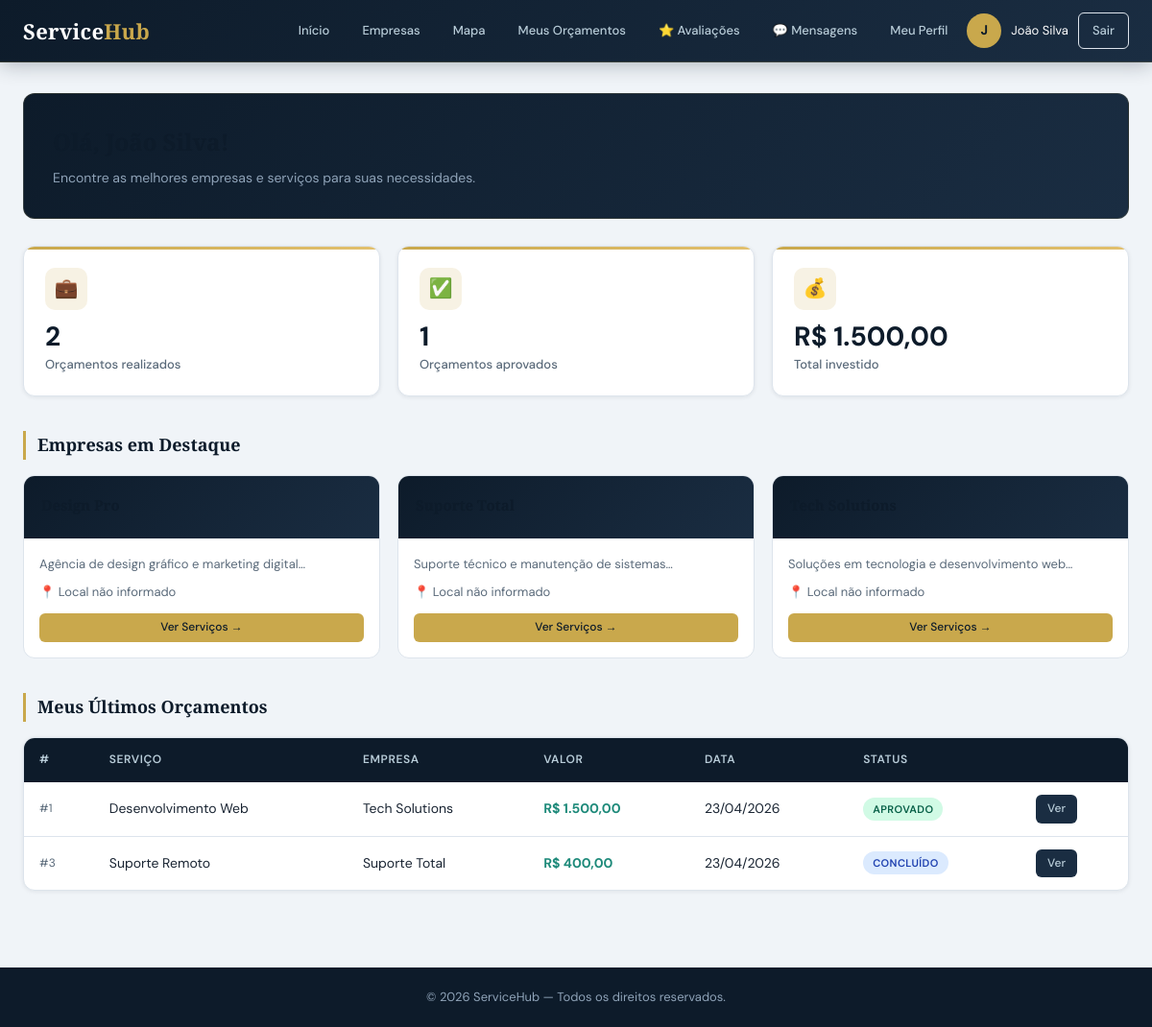
The app's page /dashboard_cliente.php (signed in) with its own data.
### tables this page shows
CREATE TABLE empresas (
    id INT AUTO_INCREMENT PRIMARY KEY,
    nome_empresa VARCHAR(100) NOT NULL,
    email VARCHAR(100) NOT NULL UNIQUE,
    senha VARCHAR(255) NOT NULL,
    cnpj VARCHAR(20) UNIQUE,
    telefone VARCHAR(20),
    endereco TEXT,
    descricao TEXT,
    logo VARCHAR(255),
    site VARCHAR(100),
    status TINYINT DEFAULT 1 COMMENT '1=Ativa, 0=Inativa',
    created_at TIMESTAMP DEFAULT CURRENT_TIMESTAMP,
    updated_at TIMESTAMP DEFAULT CURRENT_TIMESTAMP ON UPDATE CURRENT_TIMESTAMP
);

CREATE TABLE orcamentos (
    id INT AUTO_INCREMENT PRIMARY KEY,
    cliente_id INT NOT NULL,
    servico_id INT,
    empresa_id INT,
    quantidade INT DEFAULT 1,
    valor_total DECIMAL(10,2) NOT NULL DEFAULT 0,
    status ENUM('pendente','aprovado','rejeitado','concluido','expirado') DEFAULT 'pendente',
    observacoes TEXT,
    data_orcamento DATE NOT NULL,
    data_validade DATE,
    created_at TIMESTAMP DEFAULT CURRENT_TIMESTAMP,
    updated_at TIMESTAMP DEFAULT CURRENT_TIMESTAMP ON UPDATE CURRENT_TIMESTAMP,
    FOREIGN KEY (cliente_id) REFERENCES clientes(id) ON DELETE CASCADE,
    FOREIGN KEY (servico_id) REFERENCES servicos(id) ON DELETE SET NULL,
    FOREIGN KEY (empresa_id) REFERENCES empresas(id) ON DELETE SET NULL
);

CREATE TABLE servicos (
    id INT AUTO_INCREMENT PRIMARY KEY,
    empresa_id INT,
    nome VARCHAR(100) NOT NULL,
    descricao TEXT,
    valor DECIMAL(10,2) NOT NULL,
    duracao_estimada INT COMMENT 'Duração em horas',
    categoria VARCHAR(50),
    status TINYINT DEFAULT 1 COMMENT '1=Ativo, 0=Inativo',
    created_at TIMESTAMP DEFAULT CURRENT_TIMESTAMP,
    updated_at TIMESTAMP DEFAULT CURRENT_TIMESTAMP ON UPDATE CURRENT_TIMESTAMP,
    FOREIGN KEY (empresa_id) REFERENCES empresas(id) ON DELETE CASCADE
);

### dashboard_cliente.php (the view, shortened to what this page needs)
<?php
require_once 'includes/config.php';
require_once 'includes/functions.php';
$cid = $_SESSION['cliente_id'];
$empresas     = $pdo->query("SELECT * FROM empresas WHERE status=1 ORDER BY nome_empresa")->fetchAll();
$orcamentosStmt=$pdo->prepare("SELECT o.*,s.nome AS svc,e.nome_empresa AS emp FROM orcamentos o LEFT JOIN servicos s ON s.id=o.servico_id LEFT JOIN empresas e ON e.id=o.empresa_id WHERE o.cliente_id=? ORDER BY o.created_at DESC LIMIT 10");
$orcamentosStmt->execute([$cid]); $orcList=$orcamentosStmt->fetchAll();
$r=$pdo->prepare("SELECT COUNT(*) FROM orcamentos WHERE cliente_id=?"); $r->execute([$cid]); $totalOrc=$r->fetchColumn();
$r=$pdo->prepare("SELECT COUNT(*) FROM orcamentos WHERE cliente_id=? AND status='aprovado'"); $r->execute([$cid]); $totalAprov=$r->fetchColumn();
$r=$pdo->prepare("SELECT SUM(valor_total) FROM orcamentos WHERE cliente_id=? AND status='aprovado'"); $r->execute([$cid]); $gasto=$r->fetchColumn();
?>
<!DOCTYPE html>
<html lang="pt-BR">
<head>
  <link rel="stylesheet" href="css/estilo.css">
</head>
<body>
<nav class="dash-nav">
  <div class="inner">
    <div class="logo"><h1>Service<span class="logo-span">Hub</span></h1></div>
    <div class="nav-items">
      <a href="dashboard_cliente.php">Início</a>
      <a href="clientes/empresas.php">Empresas</a>
      <a href="clientes/mapa.php"><i class="fas fa-map-marked-alt"></i> Mapa</a>
      <a href="orcamentos/index.php?cliente=<?=$cid?>">Meus Orçamentos</a>
      <a href="avaliacoes/index.php">⭐ Avaliações</a>
      <a href="chat/index.php" id="navChat">💬 Mensagens</a>
      <a href="clientes/perfil.php">Meu Perfil</a>
      <div class="user-chip">
        <div class="avatar"><?= strtoupper(substr($_SESSION['cliente_nome'],0,1)) ?></div>
        <span style="color:#fff;font-size:13px;"><?= htmlspecialchars($_SESSION['cliente_nome']) ?></span>
        <a href="logout.php" class="btn btn-sm btn-ghost" style="color:var(--slate-lt);">Sair</a>
      </div>
    </div>
  </div>
</nav>
<div class="container">
  <div class="welcome-banner">
    <h1>Olá, <?= htmlspecialchars($_SESSION['cliente_nome']) ?>!</h1>
    <p>Encontre as melhores empresas e serviços para suas necessidades.</p>
  </div>
  <div class="stats-grid" style="margin-bottom:36px;">
    <div class="stat-card">
      <div class="stat-icon">💼</div>
      <div class="stat-number"><?=$totalOrc?></div>
      <div class="stat-label">Orçamentos realizados</div>
    </div>
    <div class="stat-card">
      <div class="stat-icon">✅</div>
      <div class="stat-number"><?=$totalAprov?></div>
      <div class="stat-label">Orçamentos aprovados</div>
    </div>
    <div class="stat-card">
      <div class="stat-icon">💰</div>
      <div class="stat-number"><?= formatMoney($gasto) ?></div>
      <div class="stat-label">Total investido</div>
    </div>
  </div>
  <h2 class="section-heading">Empresas em Destaque</h2>
  <div class="empresa-grid">
    <?php foreach (array_slice($empresas,0,6) as $e): ?>
    <div class="emp-card">
      <div class="emp-card-top">
        <h3><?= htmlspecialchars($e['nome_empresa']) ?></h3>
      </div>
      <div class="emp-card-body">
        <p><?= htmlspecialchars(mb_substr($e['descricao']??'',0,100)) ?>…</p>
        <p>📍 <?= htmlspecialchars($e['endereco']??'Local não informado') ?></p>
        <a href="clientes/empresa.php?id=<?=$e['id']?>" class="btn btn-primary btn-sm" style="width:100%;justify-content:center;margin-top:4px;">Ver Serviços →</a>
      </div>
    </div>
    <?php endforeach; ?>
  </div>
  <h2 class="section-heading">Meus Últimos Orçamentos</h2>
  <div class="table-wrap">
    <table>
      <thead><tr><th>#</th><th>Serviço</th><th>Empresa</th><th>Valor</th><th>Data</th><th>Status</th><th></th></tr></thead>
      <tbody>
        <?php foreach ($orcList as $o): ?>
        <tr>
          <td style="color:var(--text-muted);font-size:12px;">#<?=$o['id']?></td>
          <td><?= htmlspecialchars($o['svc'] ?? 'Serviço removido') ?></td>
          <td><?= htmlspecialchars($o['emp'] ?? 'Empresa removida') ?></td>
          <td><strong style="color:var(--teal);"><?= formatMoney($o['valor_total']) ?></strong></td>
          <td><?= formatDate($o['data_orcamento']) ?></td>
          <td><?= statusBadge($o['status']) ?></td>
          <td><a href="orcamentos/view.php?id=<?=$o['id']?>" class="btn btn-sm">Ver</a></td>
        </tr>
        <?php endforeach; ?>
      </tbody>
    </table>
  </div>
</div>
<footer style="background:var(--navy);color:var(--slate);text-align:center;padding:20px;margin-top:48px;font-size:13px;">
  © <?= date('Y') ?> ServiceHub — Todos os direitos reservados.
</footer>
</body>
</html>

### includes/functions.php (shortened to what this page needs)
<?php
function formatDate($date, $format = 'd/m/Y') {
    return (new DateTime($date))->format($format);
}
function formatMoney($value) {
    return 'R$ ' . number_format($value ?? 0, 2, ',', '.');
}
function statusBadge($status) {
    $map = [
        'pendente'  => ['label' => 'Pendente',  'class' => 'badge-pendente'],
        'aprovado'  => ['label' => 'Aprovado',  'class' => 'badge-aprovado'],
        'rejeitado' => ['label' => 'Rejeitado', 'class' => 'badge-rejeitado'],
        'concluido' => ['label' => 'Concluído', 'class' => 'badge-concluido'],
        'expirado'  => ['label' => 'Expirado',  'class' => 'badge-expirado'],
    ];
    $s = $map[$status] ?? ['label' => ucfirst($status), 'class' => 'badge-secondary'];
    return "<span class='badge {$s['class']}'>{$s['label']}</span>";
}

### css/estilo.css (style rules this page uses)
:root { --navy: #0d1b2a; --navy-mid: #132033; --navy-soft: #1a2d42; --gold: #c9a84c; --gold-lt: #e2c06e; --gold-dim: rgba(201,168,76,.15); --teal: #1e8a7a; --teal-lt: #26b09c; --red: #c0392b; --red-lt: #e74c3c; --green: #1a7a4a; --green-lt: #27ae60; --slate: #8fa3b8; --slate-lt: #b8ccd8; --surface: #ffffff; --bg: #f0f4f8; --border: #dde4ec; --text: #1a2533; --text-muted:#5a6a7a; --radius-sm: 6px; --radius: 12px; --radius-lg: 18px; --shadow-sm: 0 1px 4px rgba(13,27,42,.08); --shadow: 0 4px 20px rgba(13,27,42,.10); --shadow-lg: 0 12px 40px rgba(13,27,42,.14); --transition: .22s cubic-bezier(.4,0,.2,1); }
*, *::before, *::after { box-sizing: border-box; margin: 0; padding: 0; }
html { font-size: 15px; scroll-behavior: smooth; }
body { font-family: 'DM Sans', system-ui, sans-serif; background: var(--bg); color: var(--text); line-height: 1.65; -webkit-font-smoothing: antialiased; }
h1,h2,h3 { font-family: 'Playfair Display', Georgia, serif; color: var(--navy); }
a { color: var(--gold); text-decoration: none; transition: color var(--transition); }
.container { max-width: 1200px; margin: 0 auto; padding: 32px 24px; }
.logo h1 { font-family: 'Playfair Display', serif; font-size: 22px; color: #fff; letter-spacing: .3px; line-height: 1.2; }
.logo h1 span, .logo-span { color: var(--gold); }
.btn { display: inline-flex; align-items: center; gap: 6px; padding: 9px 18px; border-radius: var(--radius-sm); font-size: 13px; font-weight: 500; font-family: 'DM Sans', sans-serif; cursor: pointer; border: none; transition: all var(--transition); text-decoration: none; white-space: nowrap; background: var(--navy-soft); color: var(--slate-lt); }
.btn-primary { background: var(--gold); color: var(--navy); }
.btn-ghost { background: transparent; border: 1px solid var(--border); color: var(--text-muted); }
.btn-sm { padding: 5px 12px; font-size: 12px; }
.stats-grid { display: grid; grid-template-columns: repeat(auto-fit, minmax(210px, 1fr)); gap: 18px; margin-bottom: 32px; }
.stat-card { background: var(--surface); border: 1px solid var(--border); border-radius: var(--radius); padding: 22px; position: relative; overflow: hidden; box-shadow: var(--shadow-sm); transition: transform var(--transition), box-shadow var(--transition); }
.stat-card::before { content: ''; position: absolute; top: 0; left: 0; right: 0; height: 3px; background: linear-gradient(90deg, var(--gold), var(--gold-lt)); }
.stat-card .stat-icon { width: 44px; height: 44px; border-radius: 10px; background: var(--gold-dim); display: flex; align-items: center; justify-content: center; font-size: 20px; margin-bottom: 14px; color: var(--gold); }
.stat-card .stat-number { font-size: 28px; font-weight: 700; font-family: 'DM Sans', sans-serif; color: var(--navy); line-height: 1; margin-bottom: 4px; }
.stat-card .stat-label { font-size: 13px; color: var(--text-muted); font-weight: 500; }
.table-wrap { background: var(--surface); border: 1px solid var(--border); border-radius: var(--radius); overflow: hidden; box-shadow: var(--shadow-sm); }
table { width: 100%; border-collapse: collapse; }
thead tr { background: var(--navy); }
th { padding: 13px 16px; text-align: left; font-size: 12px; font-weight: 600; color: var(--slate-lt); text-transform: uppercase; letter-spacing: .6px; white-space: nowrap; }
td { padding: 13px 16px; border-bottom: 1px solid var(--border); font-size: 14px; vertical-align: middle; }
tbody tr:last-child td { border-bottom: none; }
.badge { display: inline-flex; align-items: center; padding: 3px 10px; border-radius: 100px; font-size: 11px; font-weight: 600; text-transform: uppercase; letter-spacing: .4px; }
.badge-success, .badge-aprovado { background: #d1fae5; color: #065f46; }
.badge-info, .badge-concluido { background: #dbeafe; color: #1e40af; }

### records on screen
empresas: descricao "Agência de design gráfico e marketing digital", endereco "Local não informado"
empresas: descricao "Suporte técnico e manutenção de sistemas", endereco "Local não informado"
empresas: descricao "Soluções em tecnologia e desenvolvimento web", endereco "Local não informado", $e['id'] 1 (drawn)
orcamentos: id "1", servico.nome "Desenvolvimento Web", empresa.nome_empresa "Tech Solutions", valor_total "R$ 1.500,00", data_orcamento "23/04/2026", status "APROVADO"
orcamentos: id "3", servico.nome "Suporte Remoto", empresa.nome_empresa "Suporte Total", valor_total "R$ 400,00", data_orcamento "23/04/2026", status "CONCLUÍDO"

### other values on screen
substr($_SESSION['cliente_nome'],0,1) "J"
$_SESSION['cliente_nome'] "João Silva"
$totalOrc "2"
$totalAprov "1"
formatMoney($gasto) "R$ 1.500,00"
